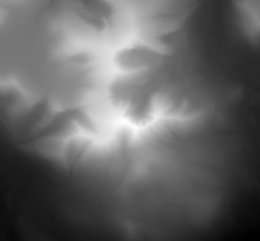
#> input picture samples/katahdin.heightmap.png, 260 x 241 px, shrunk from 380 x 352 before the run
$ python New-TerrainOrtho3D.py
#> lines starting #> are read from the running program, lines starting #| are printed output that depends on the picture
"""Render a 3D orthographic view of a terrain heightmap (from New-TerrainNc.py).

The PNG is normalized depth: bright pixels are peaks (shallow cut / high stock),
dark pixels are the deepest carved valleys. For display, Z is mapped so peaks are
tall using --max-depth-mm (match your --max-cut-mm for a physically scaled plot).
"""

from __future__ import annotations

import argparse
from pathlib import Path

import matplotlib

matplotlib.use("Agg")
import matplotlib.pyplot as plt
import numpy as np
from PIL import Image


def main() -> None:
    ap = argparse.ArgumentParser()
    ap.add_argument(
        "--in",
        dest="inp",
        type=Path,
        default=Path("samples/katahdin.heightmap.png"),
        help="Grayscale heightmap (bright = peaks).",
    )
    ap.add_argument(
        "--out",
        type=Path,
        default=Path("samples/katahdin.ortho3d.png"),
        help="Output PNG (orthographic 3D render).",
    )
    ap.add_argument(
        "--max-depth-mm",
        type=float,
        default=22.0,
        help="Peak-to-valley vertical scale in mm (use same as New-TerrainNc --max-cut-mm).",
    )
    ap.add_argument("--px-mm", type=float, default=1.0, help="Pixel pitch in mm.")
    ap.add_argument("--elev", type=float, default=28.0, help="Camera elevation (deg).")
    ap.add_argument("--azim", type=float, default=-58.0, help="Camera azimuth (deg).")
    ap.add_argument(
        "--step",
        type=int,
        default=1,
        help="Subsample every Nth pixel (2 or 3 speeds up large maps).",
    )
    ap.add_argument("--dpi", type=int, default=180, help="Figure DPI.")
    ap.add_argument(
        "--cmap",
        type=str,
        default="terrain",
        help="Matplotlib colormap for the surface.",
    )
    args = ap.parse_args()

    if args.step < 1:
        raise SystemExit("--step must be >= 1")

    if not args.inp.exists():
        raise SystemExit(f"Missing input: {args.inp}")

    gray = np.asarray(Image.open(args.inp).convert("L"), dtype=np.float32)
    if args.step > 1:
        gray = gray[:: args.step, :: args.step]

    h, w = gray.shape
#> h = 241; w = 260
    z = (gray / 255.0) * args.max_depth_mm

    x = np.arange(w, dtype=np.float32) * args.px_mm * args.step
#> x = 260 values from 0 to 259
    y = np.arange(h, dtype=np.float32) * args.px_mm * args.step
#> y = 241 values from 0 to 240
    x_grid, y_grid = np.meshgrid(x, y)

    fig = plt.figure(figsize=(9.5, 9.5), dpi=args.dpi)
    ax = fig.add_subplot(111, projection="3d")
    try:
        ax.set_proj_type("ortho")
    except Exception as exc:
        raise SystemExit(
            "Orthographic projection requires matplotlib>=3.2: " + str(exc)
        ) from exc

    surf = ax.plot_surface(
        x_grid,
        y_grid,
        z,
        cmap=args.cmap,
        linewidth=0,
        antialiased=True,
        rstride=1,
        cstride=1,
        shade=True,
    )
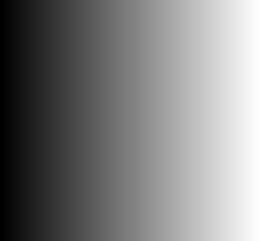
#> x_grid: shape (241, 260) float32; min 0, max 259, mean 129.5; drawn with min black and max white

    ax.set_xlabel("X (mm)")
    ax.set_ylabel("Y (mm)")
    ax.set_zlabel("Z (mm)")
    ax.view_init(elev=args.elev, azim=args.azim)

    xr = float(np.ptp(x))
#> xr = 259
    yr = float(np.ptp(y))
#> yr = 240
    zr = float(np.ptp(z)) or 1.0
#> zr = 22
    ax.set_box_aspect((xr, yr, zr))

    fig.colorbar(surf, ax=ax, shrink=0.55, aspect=18, label="Height (mm)")
    ax.set_title("Orthographic 3D (height ∝ carved relief)")

    args.out.parent.mkdir(parents=True, exist_ok=True)
    fig.savefig(args.out, bbox_inches="tight", pad_inches=0.12, facecolor=fig.get_facecolor())
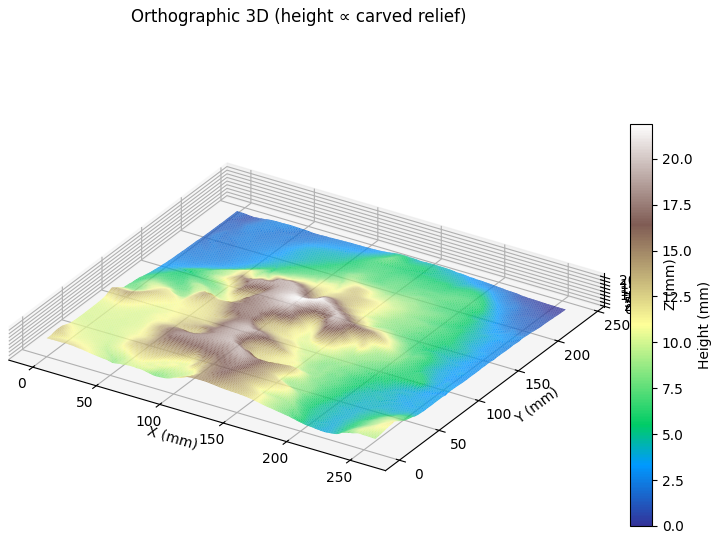
#> figure drawn by matplotlib, 2 panels
    plt.close(fig)
    print(f"Wrote {args.out}")


if __name__ == "__main__":
    main()
